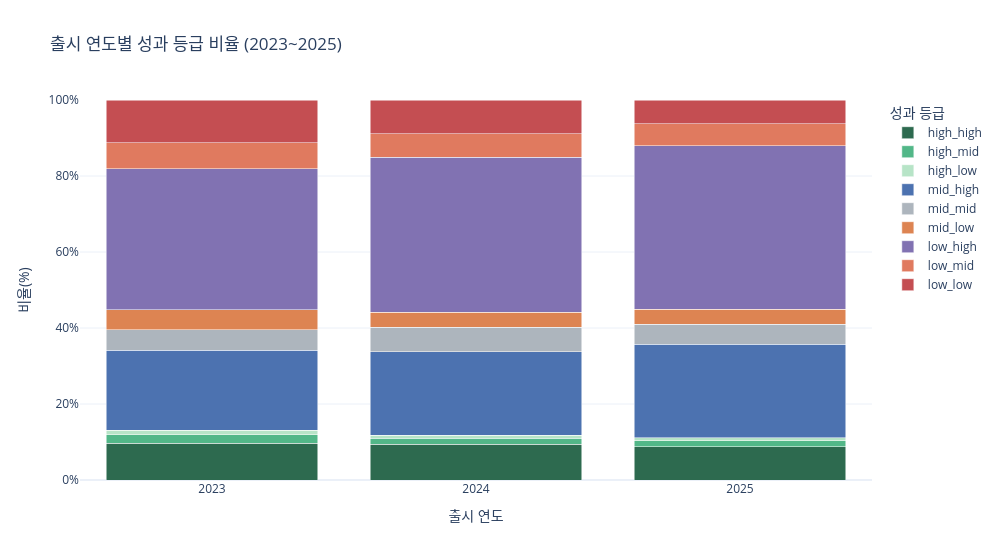

The cell this chart's notebook holds for it:
### Markdown cell above
**해석:** 연도별 성과 등급 분포를 확인한다. 대흥행(high_high) 비율은 매년 한 자릿수 초반에 머물며, 저규모·고품질(low_high) 구간이 전체의 절반 이상을 차지하는 롱테일 구조가 연도에 걸쳐 일관되게 나타난다. 2025년은 데이터 수집 시점 기준 진행 중인 연도로, 수치가 연간 전체를 반영하지 않음에 유의한다.

### Code cell
grade_fig = px.bar(
    yearly_grade,
    x="release_year",
    y="ratio",
    color="performance_grade",
    color_discrete_map=GRADE_COLOR,
    category_orders={"performance_grade": GRADE_ORDER},
    title="출시 연도별 성과 등급 비율 (2023~2025)",
    labels={
        "release_year": "출시 연도",
        "ratio": "비율(%)",
        "performance_grade": "성과 등급",
    },
    hover_data={
        "grade_label": True,
        "game_count": ":,",
        "ratio": ":.1f",
    },
)

grade_fig.update_layout(
    template="plotly_white",
    barmode="stack",
    width=1000,
    height=560,
    xaxis=dict(tickmode="array", tickvals=[2023, 2024, 2025]),
    yaxis=dict(ticksuffix="%", range=[0, 100]),
    legend_title_text="성과 등급",
)

grade_fig.show()

### Figure 1 — Plotly figure (JSON) as saved in the notebook; plotly's stock layout.template omitted (floating-point values rounded to 4 significant figures)
{"data": [{"customdata": [["대흥행", 292], ["대흥행", 358], ["대흥행", 165]], "hovertemplate": "성과 등급=high_high<br>출시 연도=%{x}<br>비율(%)=%{y:.1f}<br>grade_label=%{customdata[0]}<br>game_count=%{customdata[1]:,}<extra></extra>", "legendgroup": "high_high", "marker": {"color": "#2d6a4f", "pattern": {"shape": ""}}, "name": "high_high", "orientation": "v", "showlegend": true, "textposition": "auto", "type": "bar", "x": [2023, 2024, 2025], "xaxis": "x", "y": [9.631, 9.377, 8.777], "yaxis": "y"}, {"customdata": [["상업적 성공", 70], ["상업적 성공", 62], ["상업적 성공", 29]], "hovertemplate": "성과 등급=high_mid<br>출시 연도=%{x}<br>비율(%)=%{y:.1f}<br>grade_label=%{customdata[0]}<br>game_count=%{customdata[1]:,}<extra></extra>", "legendgroup": "high_mid", "marker": {"color": "#52b788", "pattern": {"shape": ""}}, "name": "high_mid", "orientation": "v", "showlegend": true, "textposition": "auto", "type": "bar", "x": [2023, 2024, 2025], "xaxis": "x", "y": [2.309, 1.624, 1.543], "yaxis": "y"}, {"customdata": [["호불호", 33], ["호불호", 29], ["호불호", 16]], "hovertemplate": "성과 등급=high_low<br>출시 연도=%{x}<br>비율(%)=%{y:.1f}<br>grade_label=%{customdata[0]}<br>game_count=%{customdata[1]:,}<extra></extra>", "legendgroup": "high_low", "marker": {"color": "#b7e4c7", "pattern": {"shape": ""}}, "name": "high_low", "orientation": "v", "showlegend": true, "textposition": "auto", "type": "bar", "x": [2023, 2024, 2025], "xaxis": "x", "y": [1.088, 0.7596, 0.8511], "yaxis": "y"}, {"customdata": [["숨겨진 명작", 639], ["숨겨진 명작", 841], ["숨겨진 명작", 461]], "hovertemplate": "성과 등급=mid_high<br>출시 연도=%{x}<br>비율(%)=%{y:.1f}<br>grade_label=%{customdata[0]}<br>game_count=%{customdata[1]:,}<extra></extra>", "legendgroup": "mid_high", "marker": {"color": "#4C72B0", "pattern": {"shape": ""}}, "name": "mid_high", "orientation": "v", "showlegend": true, "textposition": "auto", "type": "bar", "x": [2023, 2024, 2025], "xaxis": "x", "y": [21.08, 22.03, 24.52], "yaxis": "y"}, {"customdata": [["평범", 165], ["평범", 245], ["평범", 99]], "hovertemplate": "성과 등급=mid_mid<br>출시 연도=%{x}<br>비율(%)=%{y:.1f}<br>grade_label=%{customdata[0]}<br>game_count=%{customdata[1]:,}<extra></extra>", "legendgroup": "mid_mid", "marker": {"color": "#adb5bd", "pattern": {"shape": ""}}, "name": "mid_mid", "orientation": "v", "showlegend": true, "textposition": "auto", "type": "bar", "x": [2023, 2024, 2025], "xaxis": "x", "y": [5.442, 6.417, 5.266], "yaxis": "y"}, {"customdata": [["외면", 158], ["외면", 153], ["외면", 75]], "hovertemplate": "성과 등급=mid_low<br>출시 연도=%{x}<br>비율(%)=%{y:.1f}<br>grade_label=%{customdata[0]}<br>game_count=%{customdata[1]:,}<extra></extra>", "legendgroup": "mid_low", "marker": {"color": "#DD8452", "pattern": {"shape": ""}}, "name": "mid_low", "orientation": "v", "showlegend": true, "textposition": "auto", "type": "bar", "x": [2023, 2024, 2025], "xaxis": "x", "y": [5.211, 4.007, 3.989], "yaxis": "y"}, {"customdata": [["니치 (틈새)", 1126], ["니치 (틈새)", 1556], ["니치 (틈새)", 808]], "hovertemplate": "성과 등급=low_high<br>출시 연도=%{x}<br>비율(%)=%{y:.1f}<br>grade_label=%{customdata[0]}<br>game_count=%{customdata[1]:,}<extra></extra>", "legendgroup": "low_high", "marker": {"color": "#8172B2", "pattern": {"shape": ""}}, "name": "low_high", "orientation": "v", "showlegend": true, "textposition": "auto", "type": "bar", "x": [2023, 2024, 2025], "xaxis": "x", "y": [37.14, 40.75, 42.98], "yaxis": "y"}, {"customdata": [["미노출", 207], ["미노출", 235], ["미노출", 110]], "hovertemplate": "성과 등급=low_mid<br>출시 연도=%{x}<br>비율(%)=%{y:.1f}<br>grade_label=%{customdata[0]}<br>game_count=%{customdata[1]:,}<extra></extra>", "legendgroup": "low_mid", "marker": {"color": "#e07a5f", "pattern": {"shape": ""}}, "name": "low_mid", "orientation": "v", "showlegend": true, "textposition": "auto", "type": "bar", "x": [2023, 2024, 2025], "xaxis": "x", "y": [6.827, 6.155, 5.851], "yaxis": "y"}, {"customdata": [["미반응", 342], ["미반응", 339], ["미반응", 117]], "hovertemplate": "성과 등급=low_low<br>출시 연도=%{x}<br>비율(%)=%{y:.1f}<br>grade_label=%{customdata[0]}<br>game_count=%{customdata[1]:,}<extra></extra>", "legendgroup": "low_low", "marker": {"color": "#C44E52", "pattern": {"shape": ""}}, "name": "low_low", "orientation": "v", "showlegend": true, "textposition": "auto", "type": "bar", "x": [2023, 2024, 2025], "xaxis": "x", "y": [11.28, 8.879, 6.223], "yaxis": "y"}], "layout": {"barmode": "stack", "height": 560, "legend": {"title": {"text": "성과 등급"}, "tracegroupgap": 0}, "title": {"text": "출시 연도별 성과 등급 비율 (2023~2025)"}, "width": 1000, "xaxis": {"anchor": "y", "domain": [0, 1], "tickmode": "array", "tickvals": [2023, 2024, 2025], "title": {"text": "출시 연도"}}, "yaxis": {"anchor": "x", "domain": [0, 1], "range": [0, 100], "ticksuffix": "%", "title": {"text": "비율(%)"}}}}
